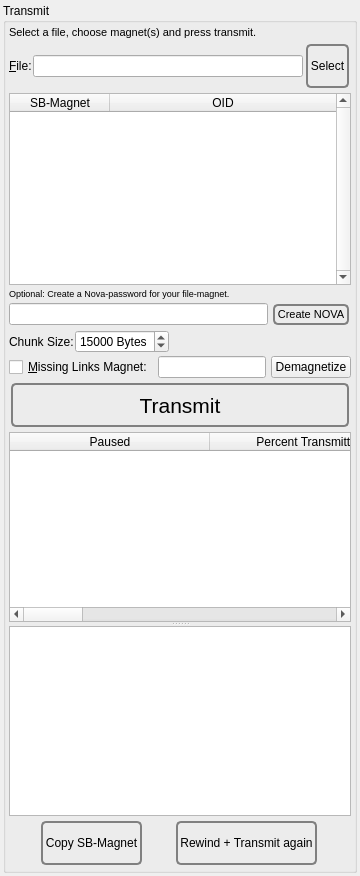
          <widget class="QWidget" name="tab_12">
           <attribute name="icon">
            <iconset resource="../Icons/icons.qrc">
             <normaloff>:/nuvola/up.png</normaloff>:/nuvola/up.png</iconset>
           </attribute>
           <attribute name="title">
            <string>&amp;Seed</string>
           </attribute>
           <layout class="QVBoxLayout" name="verticalLayout_47">
            <property name="spacing">
             <number>3</number>
            </property>
            <property name="margin">
             <number>3</number>
            </property>
            <item>
             <widget class="QGroupBox" name="groupBox_6">
              <property name="title">
               <string>Transmit</string>
              </property>
              <layout class="QVBoxLayout" name="verticalLayout_49">
               <property name="spacing">
                <number>3</number>
               </property>
               <property name="margin">
                <number>3</number>
               </property>
               <item>
                <widget class="QLabel" name="label_60">
                 <property name="font">
                  <font>
                   <pointsize>8</pointsize>
                  </font>
                 </property>
                 <property name="text">
                  <string>Select a file, choose magnet(s) and press transmit.</string>
                 </property>
                </widget>
               </item>
               <item>
                <layout class="QHBoxLayout" name="horizontalLayout_44">
                 <property name="spacing">
                  <number>1</number>
                 </property>
                 <item>
                  <widget class="QLabel" name="label_53">
                   <property name="text">
                    <string>&amp;File:</string>
                   </property>
                   <property name="buddy">
                    <cstring>transmittedFile</cstring>
                   </property>
                  </widget>
                 </item>
                 <item>
                  <widget class="QLineEdit" name="transmittedFile"/>
                 </item>
                 <item>
                  <widget class="QPushButton" name="etpSelectFile">
                   <property name="minimumSize">
                    <size>
                     <width>0</width>
                     <height>48</height>
                    </size>
                   </property>
                   <property name="toolTip">
                    <string>Select a file from your hard disc.</string>
                   </property>
                   <property name="styleSheet">
                    <string notr="true">QPushButton {
 border: 2px solid gray;
 background-color: qlineargradient(x1: 0, y1: 0, x2: 0, y2: 1,
                                   stop: 0 #E0E0E0, stop: 1 #FFFFFF);
 border-radius: 5px;
 margin: 2px;
 padding: 2px;
 }


QPushButton:hover { 
background-color: qlineargradient(x1: 0, y1: 0, x2: 0, y2: 1,
                                   stop: 0 rgb(254,229,172), stop: 1 #FFFFFF);
background-position: top center; } 

QPushButton:pressed {
     background-color: darkgrey;
     border-style: inset;
 }</string>
                   </property>
                   <property name="text">
                    <string>Select</string>
                   </property>
                  </widget>
                 </item>
                </layout>
               </item>
               <item>
                <widget class="QTableWidget" name="addTransmittedMagnets">
                 <property name="toolTip">
                  <string>Available Magnets.</string>
                 </property>
                 <property name="verticalScrollBarPolicy">
                  <enum>Qt::ScrollBarAlwaysOn</enum>
                 </property>
                 <property name="alternatingRowColors">
                  <bool>true</bool>
                 </property>
                 <property name="selectionMode">
                  <enum>QAbstractItemView::SingleSelection</enum>
                 </property>
                 <property name="horizontalScrollMode">
                  <enum>QAbstractItemView::ScrollPerPixel</enum>
                 </property>
                 <property name="sortingEnabled">
                  <bool>true</bool>
                 </property>
                 <attribute name="horizontalHeaderStretchLastSection">
                  <bool>true</bool>
                 </attribute>
                 <column>
                  <property name="text">
                   <string>SB-Magnet</string>
                  </property>
                 </column>
                 <column>
                  <property name="text">
                   <string>OID</string>
                  </property>
                 </column>
                </widget>
               </item>
               <item>
                <widget class="QLabel" name="label_69">
                 <property name="font">
                  <font>
                   <pointsize>7</pointsize>
                  </font>
                 </property>
                 <property name="text">
                  <string>Optional: Create a Nova-password for your file-magnet.</string>
                 </property>
                </widget>
               </item>
               <item>
                <layout class="QHBoxLayout" name="horizontalLayout_39">
                 <property name="spacing">
                  <number>3</number>
                 </property>
                 <property name="topMargin">
                  <number>0</number>
                 </property>
                 <property name="rightMargin">
                  <number>0</number>
                 </property>
                 <item>
                  <widget class="QLineEdit" name="transmitNova"/>
                 </item>
                 <item>
                  <widget class="QPushButton" name="generateNova">
                   <property name="font">
                    <font>
                     <pointsize>8</pointsize>
                    </font>
                   </property>
                   <property name="toolTip">
                    <string>&lt;html&gt;&lt;head/&gt;&lt;body&gt;&lt;p&gt;Bundle each pulse with an additional layer of AES-256 encryption. Do remember to notify all recipients of the key/password, you created for this transfer-magnet.&lt;/p&gt;&lt;/body&gt;&lt;/html&gt;</string>
                   </property>
                   <property name="styleSheet">
                    <string notr="true">QPushButton {
 border: 2px solid gray;
 background-color: qlineargradient(x1: 0, y1: 0, x2: 0, y2: 1,
                                   stop: 0 #E0E0E0, stop: 1 #FFFFFF);
 border-radius: 5px;
 margin: 2px;
 padding: 2px;
 }


QPushButton:hover { 
background-color: qlineargradient(x1: 0, y1: 0, x2: 0, y2: 1,
                                   stop: 0 rgb(254,229,172), stop: 1 #FFFFFF);
background-position: top center; } 

QPushButton:pressed {
     background-color: darkgrey;
     border-style: inset;
 }</string>
                   </property>
                   <property name="text">
                    <string>Create NOVA</string>
                   </property>
                  </widget>
                 </item>
                </layout>
               </item>
               <item>
                <layout class="QHBoxLayout" name="horizontalLayout_16">
                 <property name="spacing">
                  <number>1</number>
                 </property>
                 <property name="topMargin">
                  <number>0</number>
                 </property>
                 <item>
                  <widget class="QLabel" name="label_54">
                   <property name="sizePolicy">
                    <sizepolicy hsizetype="Fixed" vsizetype="Preferred">
                     <horstretch>0</horstretch>
                     <verstretch>0</verstretch>
                    </sizepolicy>
                   </property>
                   <property name="text">
                    <string>Chunk Size:</string>
                   </property>
                   <property name="buddy">
                    <cstring>pulseSize</cstring>
                   </property>
                  </widget>
                 </item>
                 <item>
                  <widget class="QSpinBox" name="pulseSize">
                   <property name="sizePolicy">
                    <sizepolicy hsizetype="Fixed" vsizetype="Fixed">
                     <horstretch>0</horstretch>
                     <verstretch>0</verstretch>
                    </sizepolicy>
                   </property>
                   <property name="suffix">
                    <string> Bytes</string>
                   </property>
                   <property name="minimum">
                    <number>1024</number>
                   </property>
                   <property name="maximum">
                    <number>65536</number>
                   </property>
                   <property name="value">
                    <number>15000</number>
                   </property>
                  </widget>
                 </item>
                 <item>
                  <spacer name="horizontalSpacer_3">
                   <property name="orientation">
                    <enum>Qt::Horizontal</enum>
                   </property>
                   <property name="sizeHint" stdset="0">
                    <size>
                     <width>1</width>
                     <height>1</height>
                    </size>
                   </property>
                  </spacer>
                 </item>
                </layout>
               </item>
               <item>
                <layout class="QHBoxLayout" name="horizontalLayout_74">
                 <property name="spacing">
                  <number>5</number>
                 </property>
                 <item>
                  <widget class="QCheckBox" name="missingLinksCheckBox">
                   <property name="toolTip">
                    <string>&lt;html&gt;&lt;head/&gt;&lt;body&gt;&lt;p&gt;Tools: StarBeam-Analyzer. It allows to check, if you got all links for a mosaic, if not, send your friend the &amp;quot;missing links magnet&amp;quot; and he will transfer only the missing links of the file again. The hash comparison with your friend allows to check, if you have the same file.&lt;/p&gt;&lt;/body&gt;&lt;/html&gt;</string>
                   </property>
                   <property name="text">
                    <string>&amp;Missing Links Magnet:</string>
                   </property>
                  </widget>
                 </item>
                 <item>
                  <widget class="QLineEdit" name="missingLinks"/>
                 </item>
                 <item>
                  <widget class="QPushButton" name="demagnetizeMissingLinks">
                   <property name="text">
                    <string>Demagnetize</string>
                   </property>
                  </widget>
                 </item>
                </layout>
               </item>
               <item>
                <widget class="QPushButton" name="transmit">
                 <property name="minimumSize">
                  <size>
                   <width>0</width>
                   <height>48</height>
                  </size>
                 </property>
                 <property name="font">
                  <font>
                   <pointsize>16</pointsize>
                  </font>
                 </property>
                 <property name="styleSheet">
                  <string notr="true">QPushButton {
 border: 2px solid gray;
 background-color: qlineargradient(x1: 0, y1: 0, x2: 0, y2: 1,
                                   stop: 0 #E0E0E0, stop: 1 #FFFFFF);
 border-radius: 5px;
 margin: 2px;
 padding: 2px;
 }


QPushButton:hover { 
background-color: qlineargradient(x1: 0, y1: 0, x2: 0, y2: 1,
                                   stop: 0 rgb(254,229,172), stop: 1 #FFFFFF);
background-position: top center; } 

QPushButton:pressed {
     background-color: darkgrey;
     border-style: inset;
 }</string>
                 </property>
                 <property name="text">
                  <string>Transmit</string>
                 </property>
                 <property name="icon">
                  <iconset resource="../Icons/icons.qrc">
                   <normaloff>:/nuvola/up.png</normaloff>:/nuvola/up.png</iconset>
                 </property>
                 <property name="iconSize">
                  <size>
                   <width>24</width>
                   <height>24</height>
                  </size>
                 </property>
                </widget>
               </item>
               <item>
                <widget class="QSplitter" name="txmSplitter">
                 <property name="orientation">
                  <enum>Qt::Vertical</enum>
                 </property>
                 <widget class="QTableWidget" name="transmitted">
                  <property name="toolTip">
                   <string>Uploads. Please unchecked Paused after you have copied and sent the magnet to your receiving friend(s).</string>
                  </property>
                  <property name="verticalScrollBarPolicy">
                   <enum>Qt::ScrollBarAsNeeded</enum>
                  </property>
                  <property name="alternatingRowColors">
                   <bool>true</bool>
                  </property>
                  <property name="selectionMode">
                   <enum>QAbstractItemView::SingleSelection</enum>
                  </property>
                  <property name="selectionBehavior">
                   <enum>QAbstractItemView::SelectRows</enum>
                  </property>
                  <property name="horizontalScrollMode">
                   <enum>QAbstractItemView::ScrollPerPixel</enum>
                  </property>
                  <property name="sortingEnabled">
                   <bool>true</bool>
                  </property>
                  <attribute name="horizontalHeaderDefaultSectionSize">
                   <number>200</number>
                  </attribute>
                  <attribute name="horizontalHeaderStretchLastSection">
                   <bool>true</bool>
                  </attribute>
                  <column>
                   <property name="text">
                    <string>Paused</string>
                   </property>
                  </column>
                  <column>
                   <property name="text">
                    <string>Percent Transmitted</string>
                   </property>
                  </column>
                  <column>
                   <property name="text">
                    <string>Chunk Size</string>
                   </property>
                  </column>
                  <column>
                   <property name="text">
                    <string>Total Size</string>
                   </property>
                  </column>
                  <column>
                   <property name="text">
                    <string>Status</string>
                   </property>
                  </column>
                  <column>
                   <property name="text">
                    <string>File</string>
                   </property>
                  </column>
                  <column>
                   <property name="text">
                    <string>Mosaic</string>
                   </property>
                  </column>
                  <column>
                   <property name="text">
                    <string>SHA-1 Hash</string>
                   </property>
                  </column>
                  <column>
                   <property name="text">
                    <string>OID</string>
                   </property>
                  </column>
                 </widget>
                 <widget class="QListWidget" name="transmittedMagnets">
                  <property name="sizePolicy">
                   <sizepolicy hsizetype="Fixed" vsizetype="Expanding">
                    <horstretch>0</horstretch>
                    <verstretch>0</verstretch>
                   </sizepolicy>
                  </property>
                  <property name="toolTip">
                   <string>Copy the magnet and share it with your friend(s).</string>
                  </property>
                  <property name="selectionMode">
                   <enum>QAbstractItemView::SingleSelection</enum>
                  </property>
                  <property name="selectionBehavior">
                   <enum>QAbstractItemView::SelectRows</enum>
                  </property>
                  <property name="horizontalScrollMode">
                   <enum>QAbstractItemView::ScrollPerPixel</enum>
                  </property>
                  <property name="wordWrap">
                   <bool>false</bool>
                  </property>
                 </widget>
                </widget>
               </item>
               <item>
                <layout class="QHBoxLayout" name="horizontalLayout_42">
                 <property name="spacing">
                  <number>0</number>
                 </property>
                 <property name="leftMargin">
                  <number>0</number>
                 </property>
                 <property name="topMargin">
                  <number>0</number>
                 </property>
                 <item>
                  <widget class="QPushButton" name="transmittedActionMenu">
                   <property name="sizePolicy">
                    <sizepolicy hsizetype="Fixed" vsizetype="Fixed">
                     <horstretch>0</horstretch>
                     <verstretch>0</verstretch>
                    </sizepolicy>
                   </property>
                   <property name="minimumSize">
                    <size>
                     <width>0</width>
                     <height>48</height>
                    </size>
                   </property>
                   <property name="maximumSize">
                    <size>
                     <width>16777215</width>
                     <height>16777215</height>
                    </size>
                   </property>
                   <property name="styleSheet">
                    <string notr="true">QPushButton {
 border: 2px solid gray;
 background-color: qlineargradient(x1: 0, y1: 0, x2: 0, y2: 1,
                                   stop: 0 #E0E0E0, stop: 1 #FFFFFF);
 border-radius: 5px;
 margin: 2px;
 padding: 2px;
 }


QPushButton:hover { 
background-color: qlineargradient(x1: 0, y1: 0, x2: 0, y2: 1,
                                   stop: 0 rgb(254,229,172), stop: 1 #FFFFFF);
background-position: top center; } 

QPushButton:pressed {
     background-color: darkgrey;
     border-style: inset;
 }</string>
                   </property>
                   <property name="text">
                    <string>Copy SB-Magnet</string>
                   </property>
                   <property name="icon">
                    <iconset resource="../Icons/icons.qrc">
                     <normaloff>:/nuvola/copy.png</normaloff>:/nuvola/copy.png</iconset>
                   </property>
                  </widget>
                 </item>
                 <item>
                  <widget class="QPushButton" name="rewind">
                   <property name="sizePolicy">
                    <sizepolicy hsizetype="Fixed" vsizetype="Fixed">
                     <horstretch>0</horstretch>
                     <verstretch>0</verstretch>
                    </sizepolicy>
                   </property>
                   <property name="minimumSize">
                    <size>
                     <width>0</width>
                     <height>48</height>
                    </size>
                   </property>
                   <property name="styleSheet">
                    <string notr="true">QPushButton {
 border: 2px solid gray;
 background-color: qlineargradient(x1: 0, y1: 0, x2: 0, y2: 1,
                                   stop: 0 #E0E0E0, stop: 1 #FFFFFF);
 border-radius: 5px;
 margin: 2px;
 padding: 2px;
 }


QPushButton:hover { 
background-color: qlineargradient(x1: 0, y1: 0, x2: 0, y2: 1,
                                   stop: 0 rgb(254,229,172), stop: 1 #FFFFFF);
background-position: top center; } 

QPushButton:pressed {
     background-color: darkgrey;
     border-style: inset;
 }</string>
                   </property>
                   <property name="text">
                    <string>Rewind + Transmit again</string>
                   </property>
                   <property name="icon">
                    <iconset resource="../Icons/icons.qrc">
                     <normaloff>:/nuvola/refresh.png</normaloff>:/nuvola/refresh.png</iconset>
                   </property>
                   <property name="iconSize">
                    <size>
                     <width>24</width>
                     <height>24</height>
                    </size>
                   </property>
                  </widget>
                 </item>
                </layout>
               </item>
              </layout>
             </widget>
            </item>
           </layout>
          </widget>
